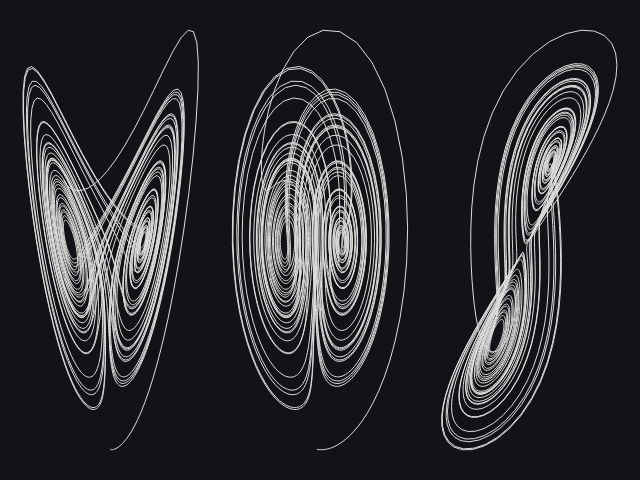

Source code (Python):
#!/usr/bin/env python
# File: pyqtplot18.py
# Name: D.Saravanan
# Date: 24/07/2023

""" Script to create plot using the PlotWidget in PyQtGraph """

import sys

import numpy as np
import pyqtgraph as pg
from PyQt6 import QtCore, QtWidgets

pg.setConfigOptions(antialias=True)


class MainWindow(QtWidgets.QMainWindow):
    """Subclass of QMainWindow to customize qpplication's main window."""

    def __init__(self, xval, yval, zval):
        super().__init__()
        self.xval = xval
        self.yval = yval
        self.zval = zval
        self.n = 0

        # set the size parameters (width, height) pixels
        self.setFixedSize(QtCore.QSize(640, 480))

        # set the central widget of the window
        self.graphWidget = pg.GraphicsLayoutWidget(show=True)
        self.setCentralWidget(self.graphWidget)

        # set the background color using hex notation #121317 as string
        self.graphWidget.setBackground("#121317")

        # set the title of plot window
        self.graphWidget.setWindowTitle("Lorenz attractor")

        # widget for generating multi-panel figures
        self.graphLine1 = self.graphWidget.addPlot(row=0, col=0)
        self.graphLine2 = self.graphWidget.addPlot(row=0, col=1)
        self.graphLine3 = self.graphWidget.addPlot(row=0, col=2)

        # turn off axis (spines, tick labels, axis labels and grid)
        for graphLine in (self.graphLine1, self.graphLine2, self.graphLine3):
            graphLine.hideAxis("left")
            graphLine.hideAxis("bottom")

        # graphPlot method call
        self.graphPlot(self.xval, self.yval, self.zval)

    def graphPlot(self, xval, yval, zval):
        """Method accepts x and y parameters to plot."""

        self.data_line1 = self.graphLine1.plot(
            x=xval[0:1], y=zval[0:1], pen=pg.mkPen(color="#dcdcdc")
        )
        self.data_line2 = self.graphLine2.plot(
            x=yval[0:1], y=zval[0:1], pen=pg.mkPen(color="#dcdcdc")
        )
        self.data_line3 = self.graphLine3.plot(
            x=yval[0:1], y=xval[0:1], pen=pg.mkPen(color="#dcdcdc")
        )

        self.timer = QtCore.QTimer()
        self.timer.setInterval(50)
        self.timer.timeout.connect(self.update_data_line)
        self.timer.start()

    def update_data_line(self):
        """Method uses QTimer to update the data every 50ms."""
        self.n = self.n + 1
        self.data_line1.setData(self.xval[0 : self.n], self.zval[0 : self.n])
        self.data_line2.setData(self.yval[0 : self.n], self.zval[0 : self.n])
        self.data_line3.setData(self.yval[0 : self.n], self.xval[0 : self.n])


def main():
    """Need one (and only one) QApplication instance per application.
    Pass in sys.argv to allow command line arguments for the application.
    If no command line arguments than QApplication([]) is required."""
    app = QtWidgets.QApplication(sys.argv)

    N = 5000
    DELT = 0.01
    SIGMA, BETA, RHO = 10.0, 8.0 / 3.0, 28.0

    xval, yval, zval = [np.ones(N) for _ in range(3)]

    for n in range(N - 1):
        xval[n + 1] = DELT * (SIGMA * (yval[n] - xval[n])) + xval[n]
        yval[n + 1] = DELT * (xval[n] * (RHO - zval[n]) - yval[n]) + yval[n]
        zval[n + 1] = DELT * (xval[n] * yval[n] - BETA * zval[n]) + zval[n]

    # an instance of the class MainWindow
    window = MainWindow(xval, yval, zval)
    window.show()  # windows are hidden by default

    sys.exit(app.exec())  # start the event loop


if __name__ == "__main__":
    main()
